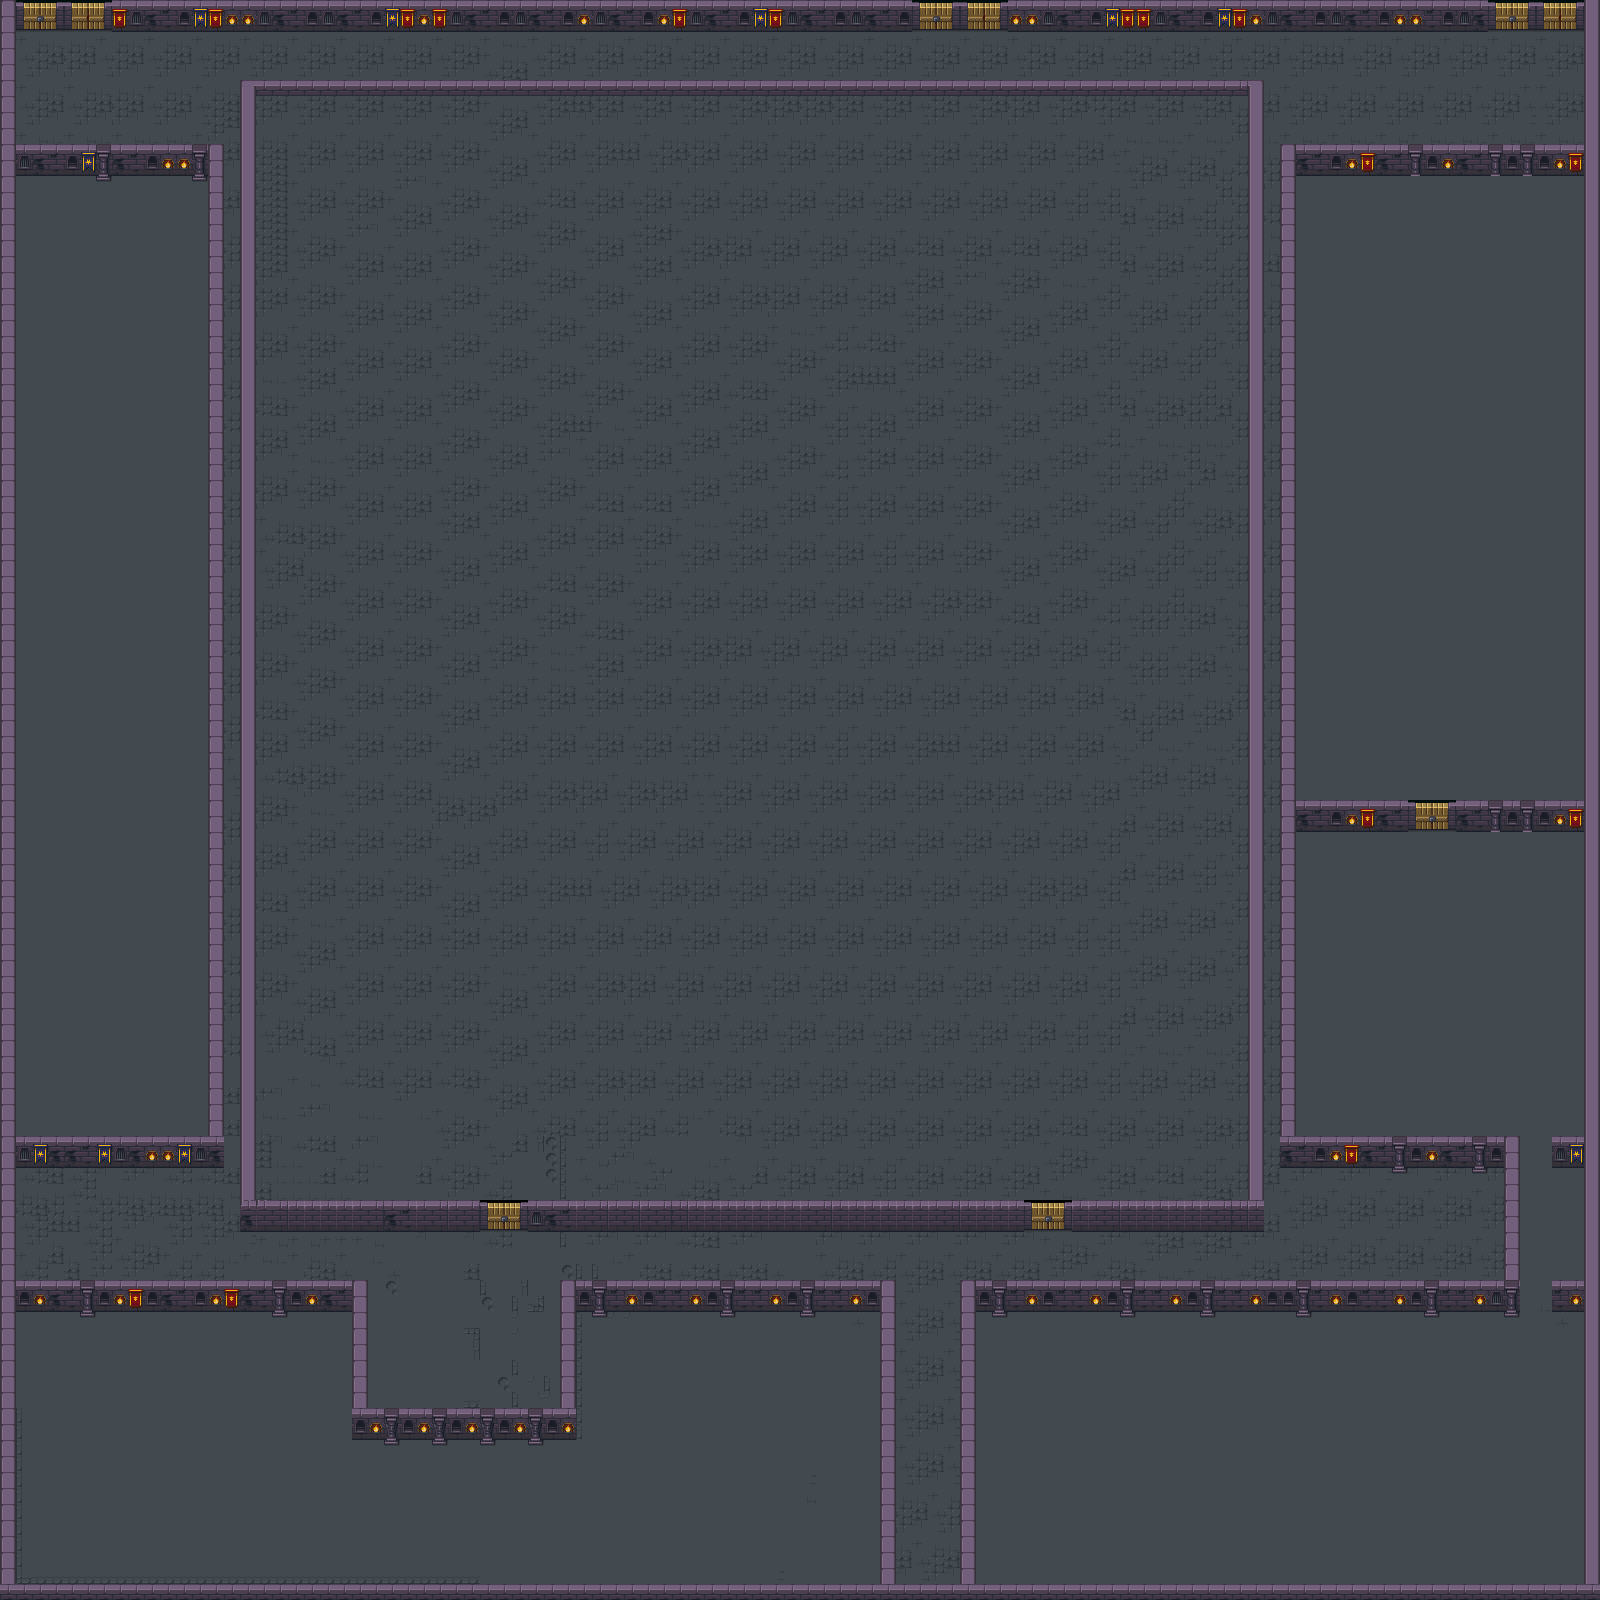

A level layout from a 2D game, rendered from its tile map. Below: a short description, then the map file with tile-grid data replaced by summaries:
An orthogonal 100x100 tile map with 16x16 px tiles, 1 tile layer (Tile Layer 1).

<map version="1.10" tiledversion="1.10.0" orientation="orthogonal" renderorder="right-down" width="100" height="100" tilewidth="16" tileheight="16" infinite="0" nextlayerid="2" nextobjectid="1">
 <tileset firstgid="1" source="DungeosTest2.tsx" />
 <layer id="1" name="Tile Layer 1" width="100" height="100">
  <data>[10000 cells, 10000 non-empty, 71 distinct tile ids]</data>
 </layer>
</map>
